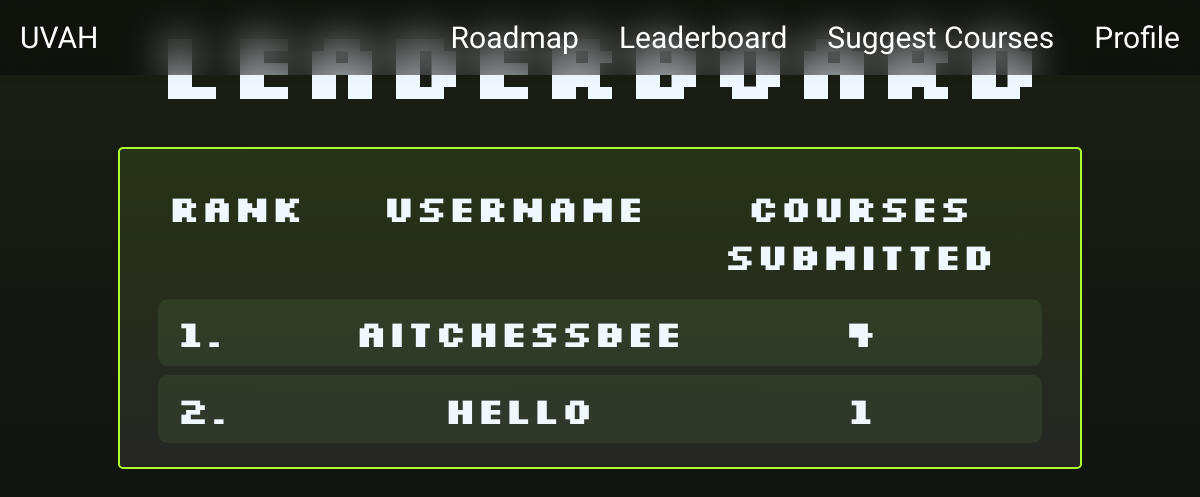
The app's page /leaderboard/ (signed in) with its own data.
### base/models.py (models this page shows)
class CustomUser(AbstractUser):
    email = models.EmailField(_('email address'), unique=True)
    courses_submitted = models.IntegerField("courses_submitted", null=True, default=0)
    favorite_courses = models.ManyToManyField('Course', related_name="users")
    USERNAME_FIELD = "email"
    REQUIRED_FIELDS = ["username"]

### base/views.py (the view)
# urls.py: path('leaderboard/', views.leaderboard, name="leaderboard"),
def leaderboard(request):
    users = CustomUser.objects.filter(courses_submitted__gte=1).order_by('-courses_submitted', "username")
    context = {
        "users": users,
    }
    return render(request, "base/ranking.html", context)

### base/templates/base/ranking.html (shortened to what this page needs)
<!DOCTYPE html>
{% load static %}
<html lang="en">
    <head>
        <link rel="stylesheet" href="{% static 'styles/navbar.css' %}" />
        <link rel="stylesheet" href="{% static 'styles/ranking.css' %}" />
    </head>
    <body>
        {% include 'base/navbar.html' %}
        <div class="page-wrapper">
            <h1 class="page-heading">Leaderboard</h1>
            <div class="ranking-box">
                <div class="heading-box">
                    <div class="rank"><h3>Rank</h3></div>
                    <div class="username"><h3>username</h3></div>
                    <div class="subCount"><h3>Courses submitted</h3></div>
                </div>
                {% for user in users %}
                    <div class="user-box">
                        <div class="rank-user"><h3>{{ forloop.counter }}.</h3></div>
                        <div class="username"><h3>{{ user.username }}</h3></div>
                        <div class="subCount"><h3>{{ user.courses_submitted }}</h3></div>
                    </div>
                {% endfor %}
            </div>
        </div>
    </body>
</html>

### base/static/styles/navbar.css (style rules this page uses)
* { padding:0; margin:0; }

### base/static/styles/ranking.css (style rules this page uses)
* { margin:0; padding:0; }
body { font-family: 'Silkscreen', cursive; background: linear-gradient(rgba(14, 19, 8, 0.95),rgb(0,0,0,0.95)), url('https://images.pexels.com/photos/1089455/pexels-photo-1089455.jpeg?auto=compress&cs=tinysrgb&w=1260&h=750&dpr=1'); background-size: cover; color: aliceblue; }
.page-wrapper { display:flex; flex-direction: column; align-items: center; min-height: 100vh; width: 100vw; }
.page-heading { font-size: 600%; margin-bottom: 2%; }
.ranking-box { padding: 20px 0; display: flex; flex-direction: column; align-items: center; justify-content: center; min-width: 80%; background: linear-gradient(rgba(172, 255, 47, 0.101),rgba(255, 255, 255, 0.078)); border: solid 2px greenyellow; border-radius: 5px; }
.user-box { display: flex; flex-direction: row; font-size: 200%; width: 90%; background-color: rgba(165, 232, 138, 0.08); border-radius: 10px; padding: 1% 10px; margin: 0.5% 0; }
.heading-box { display: flex; flex-direction: row; font-size: 200%; width: 90%; border-radius: 10px; padding: 1% 10px; margin: 0.5% 0; }
.rank { width:20% }
.rank-user { padding-left: 1%; width:20% }
.username { width: 40%; text-align: center; }
.subCount { width: 40%; text-align: center; }

### records on screen
CustomUser: username "Aitchessbee", courses_submitted "4"
CustomUser: username "hello", courses_submitted "1"
